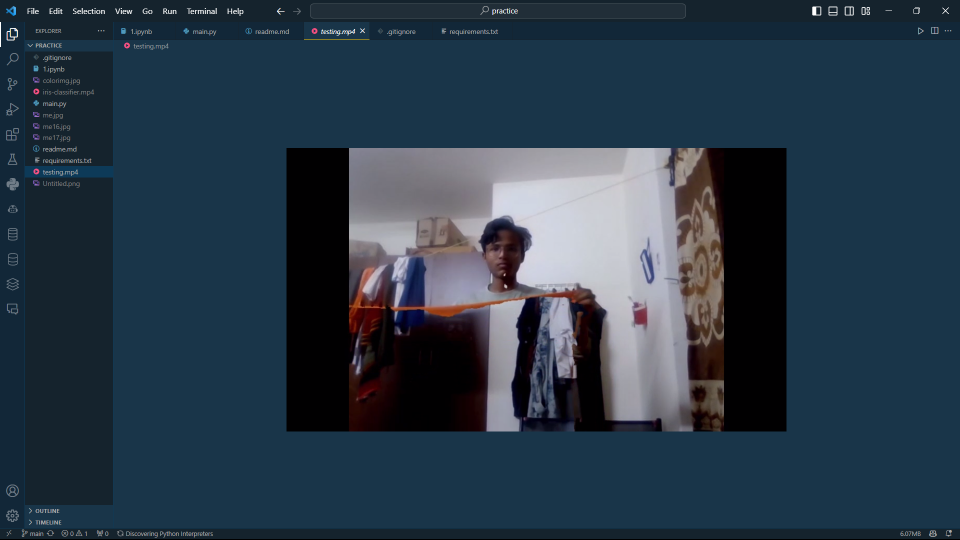
#> input picture ss1.png, 1920 x 1080 px, given in place of the camera (shown at 1/2 size)
$ python main.py
#> lines starting #> are read from the running program, lines starting #| are printed output that depends on the picture; after the words box and inside, x2 and y2 are one past the last pixel; in counts of white or black regions, pixels touching at a corner belong together
import cv2 as cv

import numpy as np


def empty(a):
    pass


# color tracker and maskcretor funtion
def colortracker():
    cam=cv.VideoCapture(0)  # use 1 if you have external webcam
    cam.set(3,640)
    cam.set(4,480)
    cv.namedWindow('Trackbars')
    cv.resizeWindow('Trackbars',640,240)
    cv.createTrackbar('Hue Min','Trackbars',0,179,empty)
    cv.createTrackbar('Hue Max','Trackbars',179,179,empty) #adjust all these trackebar values according to the color you want to track ,thus create mask
    cv.createTrackbar('Sat Min','Trackbars',0,255,empty)
    cv.createTrackbar('Sat Max','Trackbars',255,255,empty)
    cv.createTrackbar('Val Min','Trackbars',0,255,empty)
    cv.createTrackbar('Val Max','Trackbars',255,255,empty)
    c=0
    while True:
        frame=cam.read()[1]
#> frame is the input picture: shape (1080, 1920, 3); mean B, G, R 72.1, 57.7, 41.2
        frame = cv.flip(frame,1)
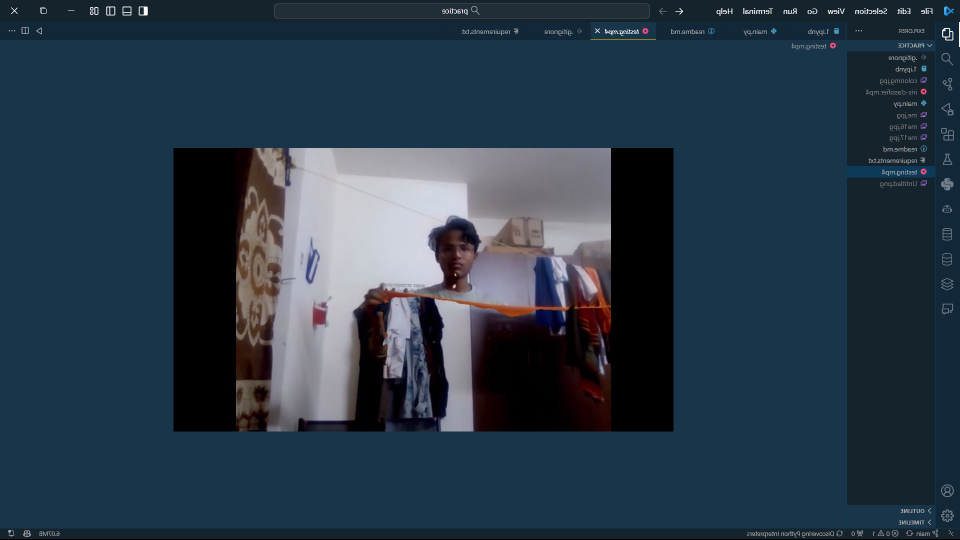
#> frame: shape (1080, 1920, 3) (shown at 1/2 size); mean B, G, R 72.1, 57.7, 41.2
        h_min=cv.getTrackbarPos('Hue Min','Trackbars')
        h_max=cv.getTrackbarPos('Hue Max','Trackbars')
        s_min=cv.getTrackbarPos('Sat Min','Trackbars')
        s_max=cv.getTrackbarPos('Sat Max','Trackbars')
        v_min=cv.getTrackbarPos('Val Min','Trackbars')
        v_max=cv.getTrackbarPos('Val Max','Trackbars')
        lower=np.array([h_min,s_min,v_min])
        upper=np.array([h_max,s_max,v_max])    # after getting desired mask just note tthe values and paste it in the below code
        mask=cv.inRange(frame,lower,upper)
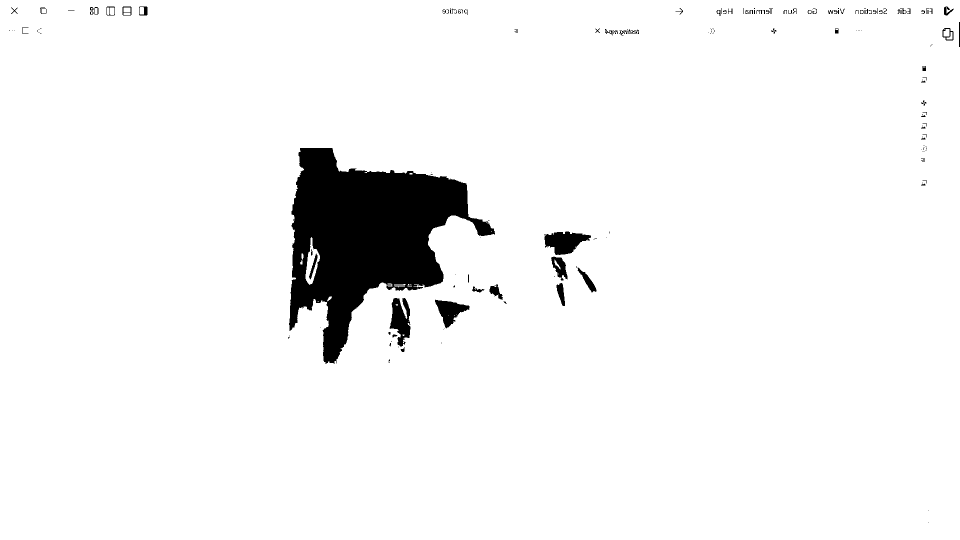
#> mask: shape (1080, 1920) (shown at 1/2 size); 95.3% white; 176 black regions (101 under 20 px), largest, box (x1, y1, x2, y2) and area: (578, 296, 990, 728) 84288, (1089, 463, 1182, 510) 2726, (779, 596, 821, 693) 2446
        mask=cv.medianBlur(mask,5)
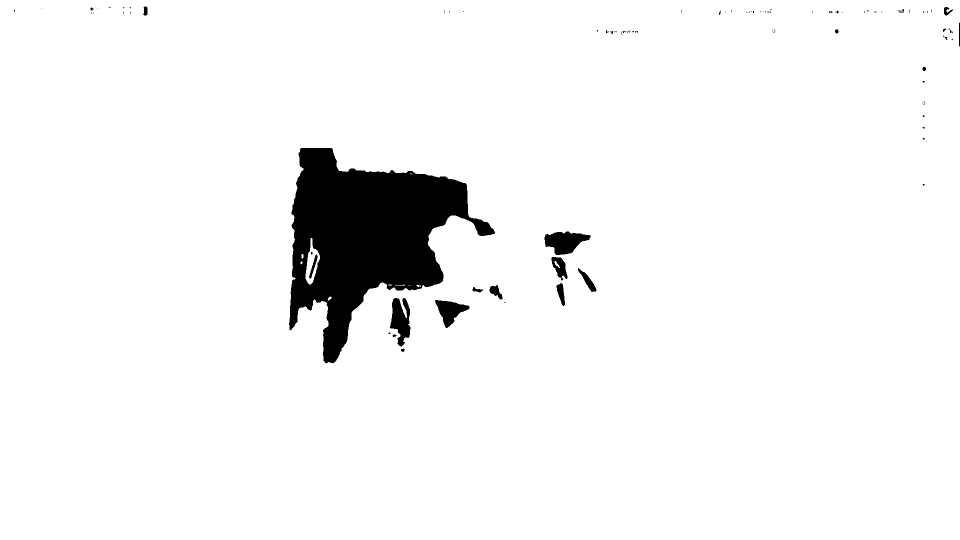
#> mask: shape (1080, 1920) (shown at 1/2 size); 95.4% white; 122 black regions (104 under 20 px), largest, box (x1, y1, x2, y2) and area: (578, 296, 990, 727) 84438, (1089, 463, 1182, 510) 2722, (780, 596, 821, 693) 2459
        mask=cv.dilate(mask,(5,5),iterations=2)
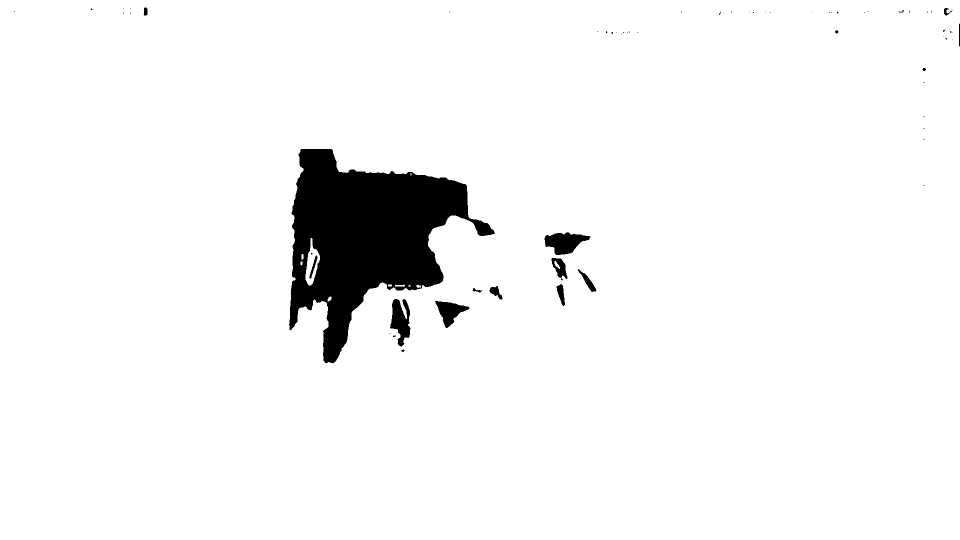
#> mask: shape (1080, 1920) (shown at 1/2 size); 95.5% white; 70 black regions (54 under 20 px), largest, box (x1, y1, x2, y2) and area: (578, 298, 990, 727) 83256, (1089, 465, 1181, 510) 2537, (780, 598, 821, 693) 2326
        cv.imshow('frame',frame)
        cv.imshow('mask',mask)

        key=cv.waitKey(30)
#> (key q is pressed here)
        if(key==ord('f')):
            c+=1
            cv.imwrite(f'me{c}.jpg',frame)
        if key==ord('q'):
            break

def invisible_cloak():
    cam=cv.VideoCapture(0)
    cam.set(3,640)
    cam.set(4,480)

    h_min,h_max,s_min,s_max,v_min,v_max=0,179,0,255,0,255


    result = cv.VideoWriter('filename1.avi',
                            cv.VideoWriter_fourcc(*'MJPG'),
                            10, (640, 480))
    while True:
        bg=cv.imread('me16.jpg')  # replace me6.jpg with your desired background photo


        frame=cam.read()[1]

        img=cv.cvtColor(frame,cv.COLOR_BGR2HSV)
#> img: shape (1080, 1920, 3); mean H, S, V 107.6, 151.1, 73.7

        lower=np.array([0,0,52])        # here you have to paste the above all minimum noted values
        upper=np.array([25,255,255])    # same here  for max values
        mask=cv.inRange(frame,lower,upper)
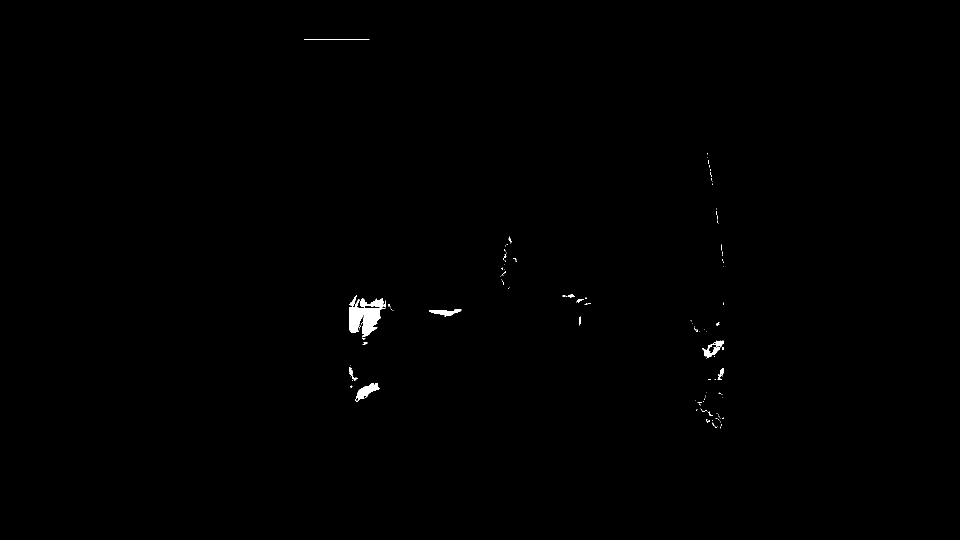
#> mask: shape (1080, 1920) (shown at 1/2 size); 0.3% white; 124 white regions (104 under 20 px), largest, box (x1, y1, x2, y2) and area: (698, 590, 771, 675) 2786, (711, 766, 759, 804) 744, (1404, 681, 1447, 716) 528
        mask=cv.medianBlur(mask,5)
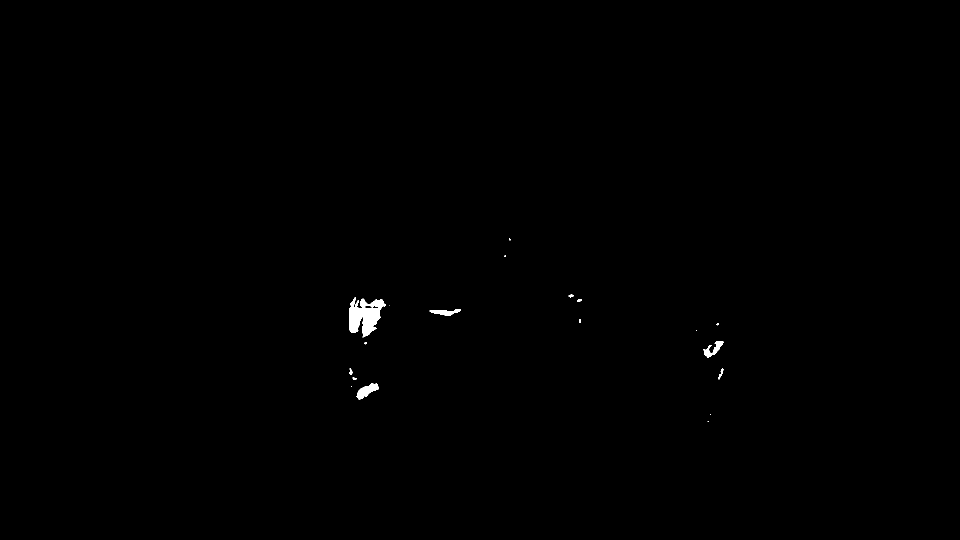
#> mask: shape (1080, 1920) (shown at 1/2 size); 0.26% white; 19 white regions (9 under 20 px), largest, box (x1, y1, x2, y2) and area: (698, 594, 771, 675) 3400, (713, 766, 758, 799) 719, (1406, 682, 1447, 715) 520
        mask=cv.dilate(mask,(5,5),iterations=2)
#> mask: shape (1080, 1920); 0.3% white; 19 white regions (7 under 20 px), largest, box (x1, y1, x2, y2) and area: (698, 594, 771, 677) 3667, (713, 766, 758, 801) 809, (1406, 682, 1447, 717) 622
#> (the run stopped early here; a loop or call above may not have finished)
